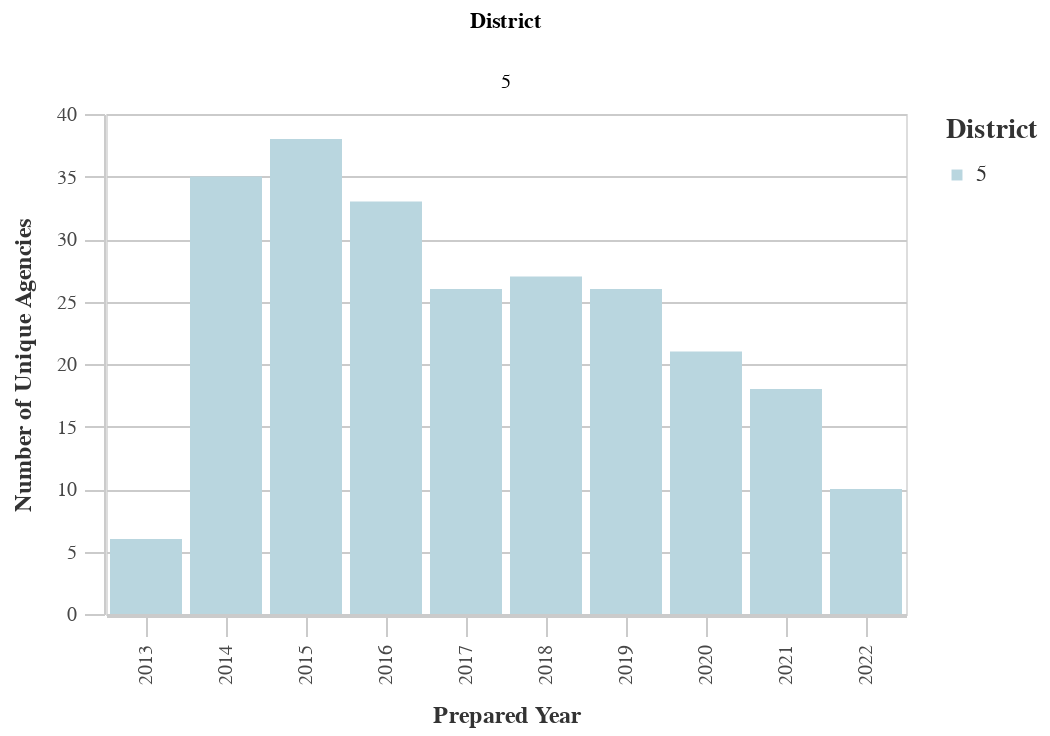

Notebook code cell kept with this figure:
### Markdown cell above
### Number of Unique Prefix Codes by District

### Code cell
#Unique Prefixes by Dist
dist_years_prefix = ((
        df
        >> group_by(_.prepared_y, _.dist)
        >> summarize(n=_.prefix.nunique())
        >> arrange(-_.prepared_y)
    ).rename(columns={'dist':'District', 'n':'Count'}))

chart11 = (alt.Chart(dist_years_prefix).mark_bar().encode(
        column='District:N',
        x=alt.X('prepared_y:O', title='Prepared Year'),
        y=alt.Y('Count:Q', title='Number of Unique Agencies'),
        color = alt.Color("District:N", 
                              scale=alt.Scale(
                                  range=altair_utils.CALITP_SEQUENTIAL_COLORS),  
                               legend=alt.Legend(title="District")
                              )
                              ))
chart11 = styleguide.preset_chart_config(chart11)
chart11 = _dla_utils.add_tooltip(chart11, 'prepared_y','Count')
    

display(chart11)

### Figure 1 — Vega-Lite specification as saved in the notebook (floating-point values rounded to 4 significant figures)
{"config": {"view": {"continuousWidth": 400, "continuousHeight": 300}, "axis": {"domainColor": "#cbcbcb", "grid": true, "gridColor": "#cbcbcb", "gridWidth": 1, "labelColor": "#474747", "labelFont": "Nunito Sans", "labelFontSize": 10, "labelPadding": 4, "tickColor": "#cbcbcb", "tickSize": 10, "titleColor": "#333", "titleFont": "Raleway", "titleFontSize": 12, "titlePadding": 10}, "axisBand": {"grid": false}, "background": "white", "font": "Raleway", "header": {"labelFont": "Nunito Sans", "titleFont": "Raleway"}, "legend": {"labelColor": "#333", "labelFont": "Nunito Sans", "labelFontSize": 11, "labelLimit": 0, "padding": 1, "symbolSize": 30, "symbolType": "square", "titleColor": "#333", "titleFont": "Raleway", "titleFontSize": 14, "titlePadding": 10}, "title": {"anchor": "middle", "font": "Raleway", "fontSize": 18, "fontWeight": 300, "offset": 20}}, "data": {"name": "data-8c918e0086a2135562f3a4437d5dd16b"}, "mark": "bar", "encoding": {"color": {"field": "District", "legend": {"title": "District"}, "scale": {"range": ["#B9D6DF", "#8CBCCB", "#2EA8CE", "#136C97", "#0B405B"]}, "type": "nominal"}, "column": {"field": "District", "type": "nominal"}, "tooltip": [{"field": "prepared_y", "type": "quantitative"}, {"field": "Count", "type": "quantitative"}], "x": {"field": "prepared_y", "title": "Prepared Year", "type": "ordinal"}, "y": {"field": "Count", "title": "Number of Unique Agencies", "type": "quantitative"}}, "height": 250, "width": 400, "$schema": "https://vega.github.io/schema/vega-lite/v4.17.0.json", "datasets": {"data-8c918e0086a2135562f3a4437d5dd16b": [{"prepared_y": 2022.0, "District": 5, "Count": 10}, {"prepared_y": 2021.0, "District": 5, "Count": 18}, {"prepared_y": 2020.0, "District": 5, "Count": 21}, {"prepared_y": 2019.0, "District": 5, "Count": 26}, {"prepared_y": 2018.0, "District": 5, "Count": 27}, {"prepared_y": 2017.0, "District": 5, "Count": 26}, {"prepared_y": 2016.0, "District": 5, "Count": 33}, {"prepared_y": 2015.0, "District": 5, "Count": 38}, {"prepared_y": 2014.0, "District": 5, "Count": 35}, {"prepared_y": 2013.0, "District": 5, "Count": 6}]}}
